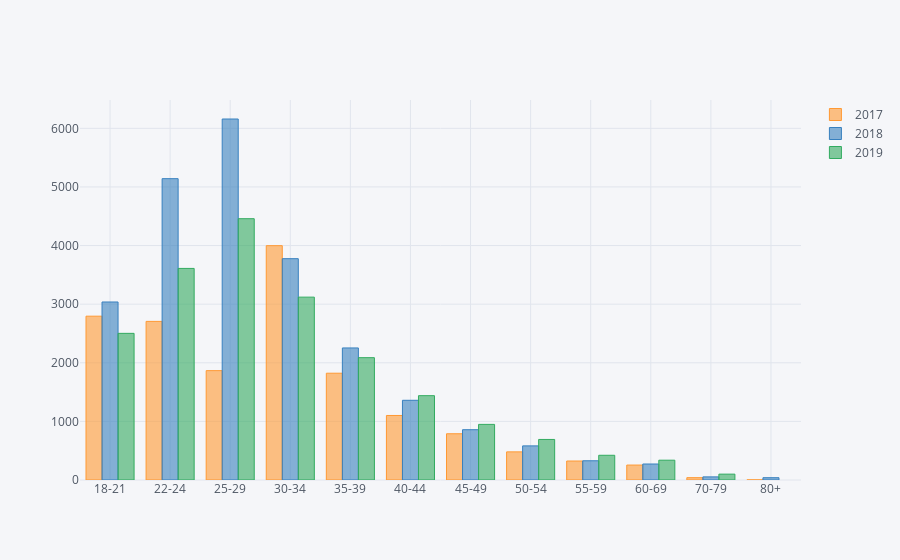

Notebook code for this chart:
### Code cell
Age.T.iplot(kind='bar')

### Figure 1 — Plotly figure (JSON) as saved in the notebook; plotly's stock layout.template omitted (floating-point values rounded to 4 significant figures)
{"data": [{"marker": {"color": "rgba(255, 153, 51, 0.6)", "line": {"color": "rgba(255, 153, 51, 1.0)", "width": 1}}, "name": "2017", "orientation": "v", "text": "", "type": "bar", "uid": "81c16dce-3692-46ec-a1e3-bea29f2ab13d", "x": ["18-21", "22-24", "25-29", "30-34", "35-39", "40-44", "45-49", "50-54", "55-59", "60-69", "70-79", "80+"], "y": [2795, 2706, 1866, 3998, 1822, 1101, 789, 480, 324, 255, 40, 2]}, {"marker": {"color": "rgba(55, 128, 191, 0.6)", "line": {"color": "rgba(55, 128, 191, 1.0)", "width": 1}}, "name": "2018", "orientation": "v", "text": "", "type": "bar", "uid": "7e62ffa6-4d43-4b35-9a24-a8a6e2fdf258", "x": ["18-21", "22-24", "25-29", "30-34", "35-39", "40-44", "45-49", "50-54", "55-59", "60-69", "70-79", "80+"], "y": [3037, 5141, 6159, 3776, 2253, 1360, 858, 582, 328, 273, 53, 39]}, {"marker": {"color": "rgba(50, 171, 96, 0.6)", "line": {"color": "rgba(50, 171, 96, 1.0)", "width": 1}}, "name": "2019", "orientation": "v", "text": "", "type": "bar", "uid": "efcca985-c5f5-4a55-a297-9079d0076872", "x": ["18-21", "22-24", "25-29", "30-34", "35-39", "40-44", "45-49", "50-54", "55-59", "60-69", "70-79", "80+"], "y": [2502, 3610, 4458, 3120, 2087, 1439, 949, 692, 422, 338, 100, ""]}], "layout": {"legend": {"bgcolor": "#F5F6F9", "font": {"color": "#4D5663"}}, "paper_bgcolor": "#F5F6F9", "plot_bgcolor": "#F5F6F9", "title": {"font": {"color": "#4D5663"}}, "xaxis": {"gridcolor": "#E1E5ED", "showgrid": true, "tickfont": {"color": "#4D5663"}, "title": {"font": {"color": "#4D5663"}, "text": ""}, "zerolinecolor": "#E1E5ED"}, "yaxis": {"gridcolor": "#E1E5ED", "showgrid": true, "tickfont": {"color": "#4D5663"}, "title": {"font": {"color": "#4D5663"}, "text": ""}, "zerolinecolor": "#E1E5ED"}}}
